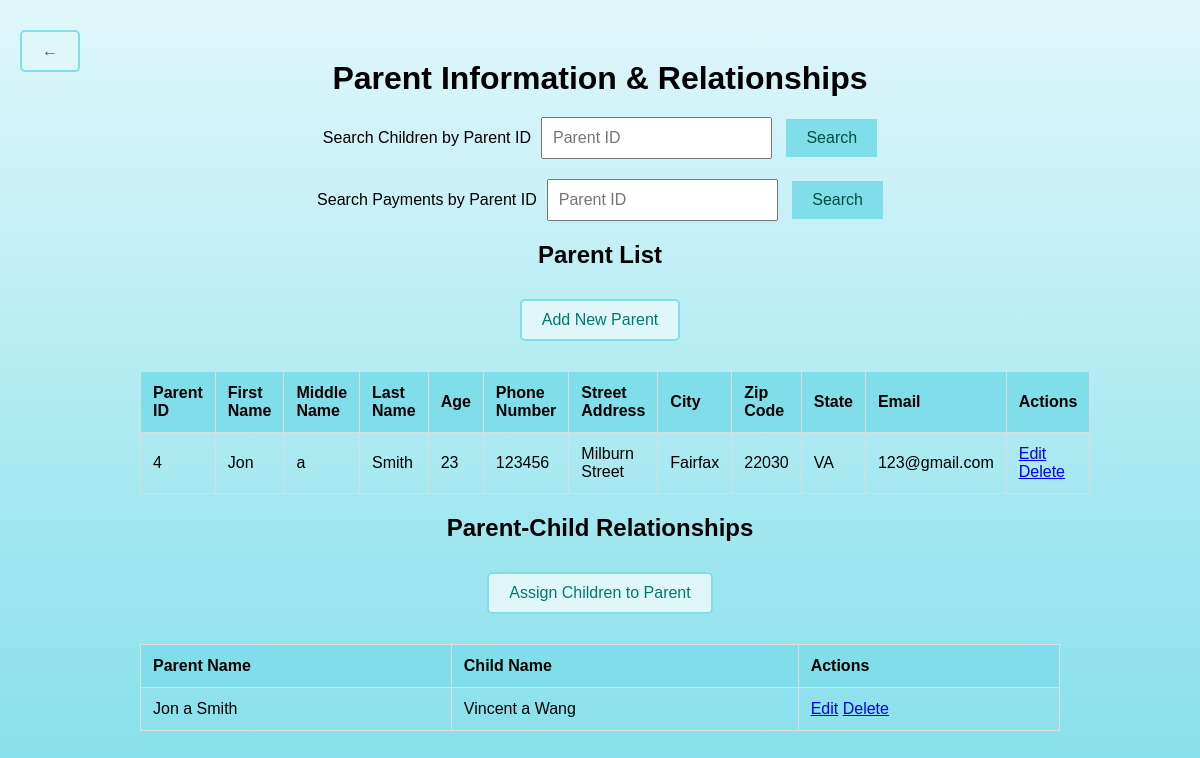
/myapp/parents/, run on an earlier commit of the app's database.
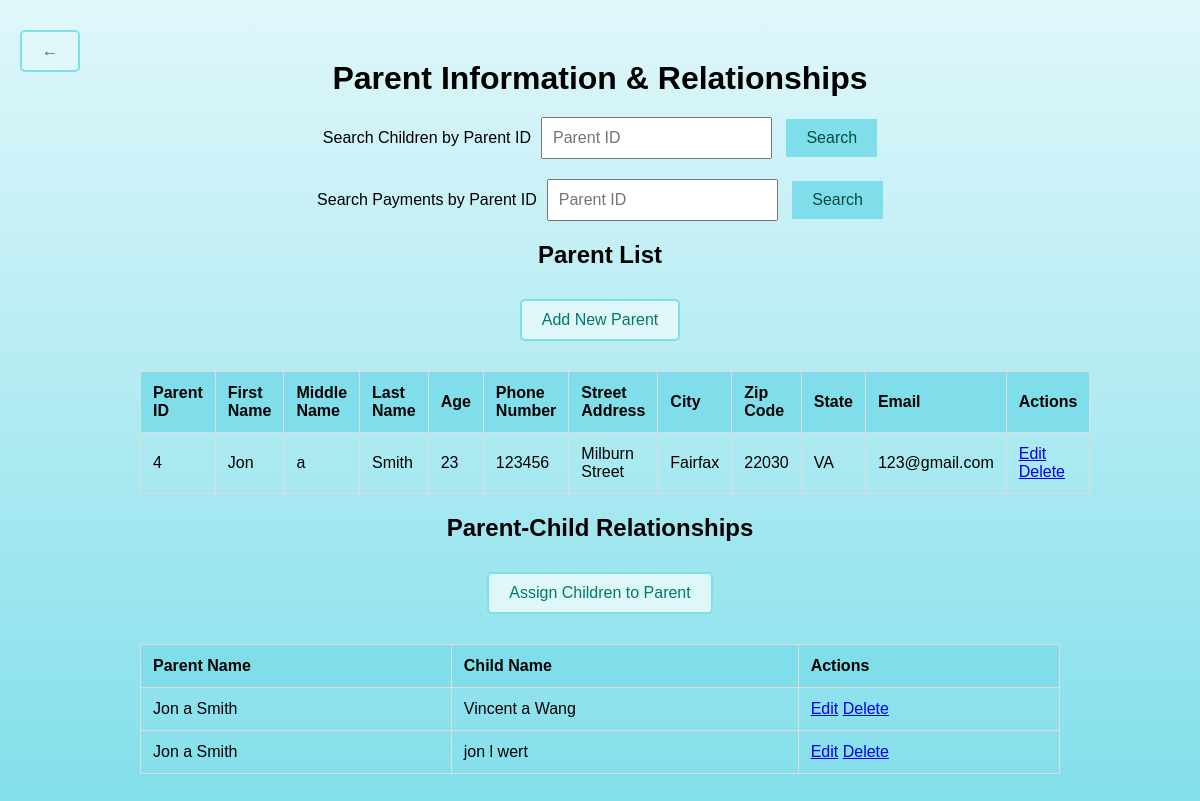
And on a later commit of the database.
### myapp/models.py (models this page shows, shortened)
class Parent(models.Model):
    first_name = models.CharField(max_length=50)
    middle_name = models.CharField(max_length=50, blank=True, null=True)
    last_name = models.CharField(max_length=50)
    age = models.IntegerField()
    phone_number = models.CharField(max_length=15)
    street_address = models.CharField(max_length=100)
    city = models.CharField(max_length=50)
    zip_code = models.CharField(max_length=10)
    state = models.CharField(max_length=50)
    email = models.EmailField()

class ParentChildRelationship(models.Model):
    parent = models.ForeignKey(Parent, on_delete=models.CASCADE)
    child = models.ForeignKey(Child, on_delete=models.CASCADE)

class Child(models.Model):
    first_name = models.CharField(max_length=100)
    middle_name = models.CharField(max_length=100, blank=True, null=True)
    last_name = models.CharField(max_length=100)
    age = models.IntegerField()
    date_of_birth = models.DateField()

### myapp/views.py (the view)
# urls.py: path('parents/', views.parent_list, name='parent_list'),
def parent_list(request):
    parents = Parent.objects.all()
    relationships = ParentChildRelationship.objects.all()
    return render(request, 'parent_list.html', {'parents': parents,
                                                'relationships': relationships})

### myapp/templates/parent_list.html (shortened to what this page needs)
<!DOCTYPE html>
<html lang="en">
<head>
</head>
<body>
    <div class="back-button">
        <a href="{% url 'home' %}" class="button">&larr;</a>
    </div>
    <div class="outer-container">
        <div class="container">
            <h1>Parent Information & Relationships</h1>
            <div class="search-bar">
                <label for="search-parentID">Search Children by Parent ID</label>
                <form method="GET" action="{% url 'search_parent' %}">
                    <input type="text" id="search-parentID" name="parentID" placeholder="Parent ID" required>
                    <button type="submit">Search</button>
                </form>
            </div>
            <div class="search-bar">
                <label for="search-parentID-payments">Search Payments by Parent ID</label>
                <form method="GET" action="{% url 'search_payments' %}">
                    <input type="text" id="search-parentID-payments" name="parentID" placeholder="Parent ID" required>
                    <button type="submit">Search</button>
                </form>
            </div>
            <h2>Parent List</h2>
            <a href="{% url 'add_parent' %}" class="button">Add New Parent</a>
            <table>
                <thead>
                    <tr>
                        <th>Parent ID</th>
                        <th>First Name</th>
                        <th>Middle Name</th>
                        <th>Last Name</th>
                        <th>Age</th>
                        <th>Phone Number</th>
                        <th>Street Address</th>
                        <th>City</th>
                        <th>Zip Code</th>
                        <th>State</th>
                        <th>Email</th>
                        <th>Actions</th>
                    </tr>
                </thead>
                <tbody>
                    {% for parent in parents %}
                    <tr>
                        <td>{{ parent.id }}</td>
                        <td>{{ parent.first_name }}</td>
                        <td>{{ parent.middle_name }}</td>
                        <td>{{ parent.last_name }}</td>
                        <td>{{ parent.age }}</td>
                        <td>{{ parent.phone_number }}</td>
                        <td>{{ parent.street_address }}</td>
                        <td>{{ parent.city }}</td>
                        <td>{{ parent.zip_code }}</td>
                        <td>{{ parent.state }}</td>
                        <td>{{ parent.email }}</td>
                        <td>
                            <a href="{% url 'edit_parent' parent.id %}">Edit</a>
                            <a href="{% url 'delete_parent' parent.id %}">Delete</a>
                        </td>
                    </tr>
                    {% endfor %}
                </tbody>
            </table>
            <h2>Parent-Child Relationships</h2>
            <a href="{% url 'assign_child' %}" class="button">Assign Children to Parent</a>
            <table>
                <thead>
                    <tr>
                        <th>Parent Name</th>
                        <th>Child Name</th>
                        <th>Actions</th>
                    </tr>
                </thead>
                <tbody>
                    {% for relationship in relationships %}
                    <tr>
                        <td>{{ relationship.parent.first_name }} {{ relationship.parent.middle_name }} {{ relationship.parent.last_name }}</td>
                        <td>{{ relationship.child.first_name }} {{ relationship.child.middle_name }} {{ relationship.child.last_name }}</td>
                        <td>
                            <a href="{% url 'edit_relationship' relationship.id %}">Edit</a>
                            <a href="{% url 'delete_relationship' relationship.id %}">Delete</a>
                        </td>
                    </tr>
                    {% endfor %}
                </tbody>
            </table>
        </div>
    </div>
</body>
</html>

What changed in the data, as far as the page shows it:
added ParentChildRelationship: parent.first_name "Jon", parent.middle_name "a", parent.last_name "Smith", child.first_name "jon", child.middle_name "l", child.last_name "wert"
